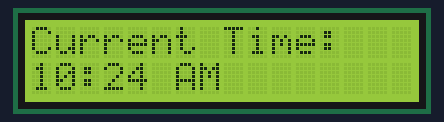
Bench run of a program on a simulated Raspberry Pi (BCM pin numbers). Parts: 16×2 character LCD. The clock reads 2024-03-15 10:24:30 at power-on unless the program sets it; library files of the repository ran but are not shown: i2c_lcd_driver.py.

Above: at 0.4 s.
At 60.8 s:
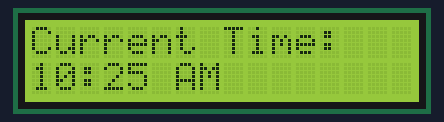
At 121.3 s:
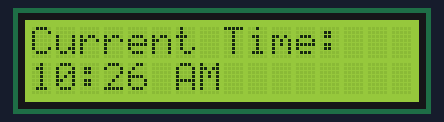

The program:

clock.py
```python
#!/usr/bin/env python

import i2c_lcd_driver
from time import sleep
from datetime import datetime

mylcd = i2c_lcd_driver.lcd()

def currentTime():
    dateraw=datetime.now()
    timeFormat=dateraw.strftime("%-I:%M %p")
    return timeFormat

while True:
    cT=currentTime()
    mylcd.lcd_clear()
    mylcd.lcd_display_string("Current Time:", 1)
    mylcd.lcd_display_string(cT, 2)
    sleep(10)
```

Measured:
- what the display in image 0 shows lasts 10.0 s, from 0.3 s to 10.3 s
